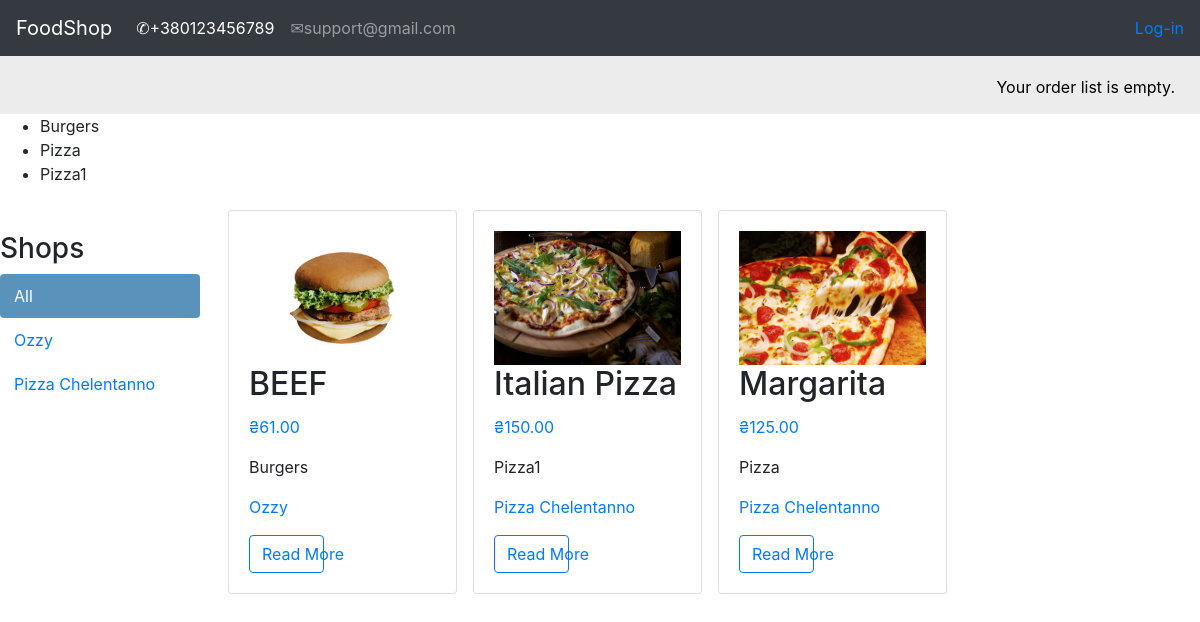
Before: / with the older database file.
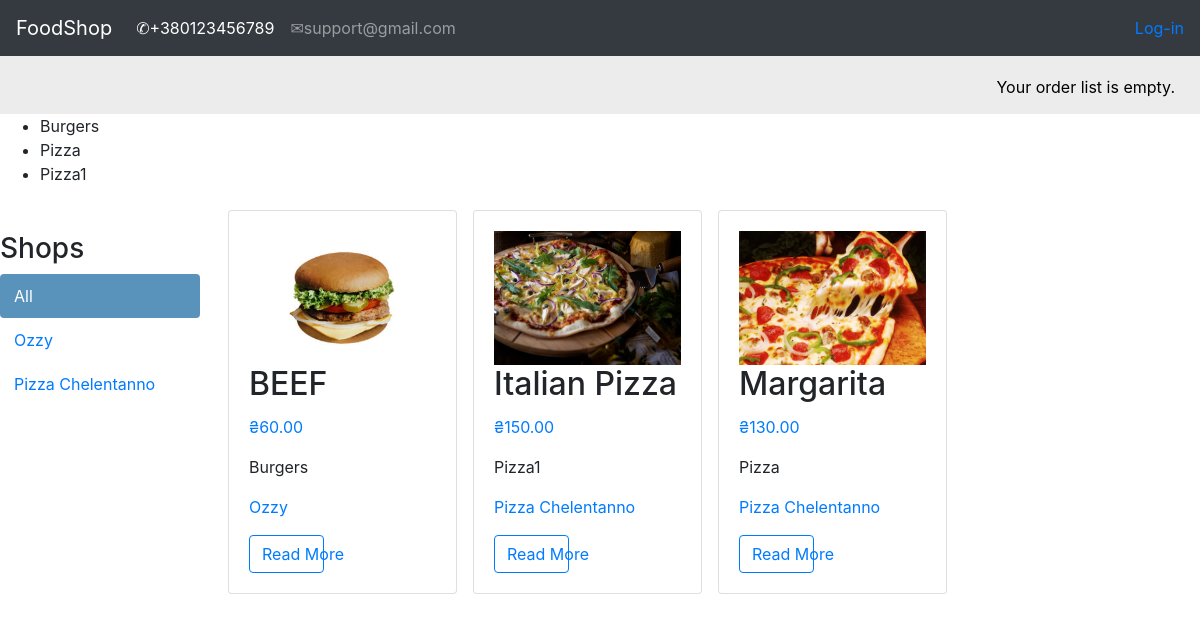
After: the same page with the newer database file.
### shop/models.py (models this page shows, shortened)
class Category(models.Model):
    name = models.CharField(max_length=150, db_index=True)
    slug = models.SlugField(max_length=150, db_index=True, unique=True)
    class Meta:
        ordering = ('name',)
        default_related_name = "category"
    def __str__(self):
        return self.name

class Shop(models.Model):
    name = models.CharField(max_length=150, db_index=True)
    slug = models.SlugField(max_length=150, db_index=True, unique=True)
    class Meta:
        ordering = ('name',)
        default_related_name = "shop"
    def __str__(self):
        return self.name

class Product(models.Model):
    shop = models.ForeignKey(Shop, on_delete=models.CASCADE)
    category = models.ForeignKey(Category, on_delete=models.CASCADE)
    name = models.CharField(max_length=150, db_index=True)
    slug = models.SlugField(max_length=150, db_index=True)
    image = models.ImageField(upload_to='image_products/%Y/%d/%m', default='image_products/no_img.png')
    description = models.TextField(blank=True)
    price = models.DecimalField(max_digits=10, decimal_places=2)
    available = models.BooleanField(default=True)
    created = models.DateTimeField(auto_now_add=True)
    updated = models.DateTimeField(auto_now=True)
    objects = ProductManager()
    class Meta:
        ordering = ('name',)
        index_together = (('id', 'slug'),)
        default_related_name = "products"
    def get_absolute_url(self):
        return reverse('product_detail',
                       args=[self.id, self.slug])
    def get_shop_slug(self):
        shop = Shop.objects.get(name=self.shop)
        shop = shop.slug
        return reverse('product_list_by_shop',
                       args=[shop])

### shop/views.py (the view)
# urls.py: path('', views.product_list, name='product_list'),
def product_list(request, shop_slug=None, category_slug=None):
    shop = None
    shops = Shop.objects.all()
    category = None
    categories = Category.objects.all()
    products = Product.objects.available()
    if shop_slug:
        shop = Shop.objects.get(slug=shop_slug)
        products = products.filter(shop=shop)
    if category_slug:
        category = Category.objects.get(slug=category_slug)
        products = products.filter(category=category)
    return render(request, 'shop/index.html',
                  {'product_list': products,
                   'category': category,
                   'categories': categories,
                   'shop': shop,
                   'shops': shops})

### orderlist/context_processors.py (called while the page is built)
def orderlist(request):
    return {'orderlist': OrderList(request)}

### orderlist/orderlist.py (called while the page is built)
    def __len__(self):
        return sum(item['count'] for item in self.orderlist.values())

### shop/models.py (called while the page is built)
    def available(self):
        return self.filter(available=True)

    def get_query_set(self):
        return ProductQuerySet(self.model)

    def available(self):
        return self.get_query_set().available()

### templates/shop/index.html (shortened to what this page needs)
{% extends 'shop/base.html' %}
{% load static %}
{% block context %}
<body>
<div id="sidebar">
        <h3>Shops</h3>
        <ul>
            <li {% if not shop %} class="selected"{% endif %}>
                <a href="{% url 'product_list' %}">All</a>
            </li>
            {% for c in shops %}
                <li {% if shop.slug == c.slug %} class="selected"{% endif %}>
                    <a href="{% url 'product_list_by_shop' c.slug%}">{{ c.name }}</a>
                </li>
            {% endfor %}
        </ul>
    </div>
<div class="row">
      {% for product in product_list %}
        <div class="post-item col-12 col-sm-6 col-md-6 col-lg-3 p-2">
          <div class="card h-100">
            <div class="card-body card-flex">
              <img src="{{ product.image.url }}" style="width:100%; height:100%">
              <h2 class="card-title">{{ product.name }}</h2>
              <p class="text-primary">₴{{ product.price}}</p>
              <p class="card-text">{{product.category|safe | truncatewords:10 }}</p>
              <p class="card-text"><a href="{{ product.get_shop_slug }}">
                  {{product.shop|safe | truncatewords:10 }}</a></p>
              <a href="{{ product.get_absolute_url }}" style="width:40%" class="btn btn-outline-primary">Read More</a>
            </div>
          </div>
        </div>
      {% endfor %}
    </div>
</body>
</html>
{% endblock context %}

### templates/shop/base.html (shortened to what this page needs)
{% load static %}
<html lang="en">
<head>
    <link rel="stylesheet" href="https://maxcdn.bootstrapcdn.com/bootstrap/4.0.0/css/bootstrap.min.css">
    <link rel="stylesheet" type="text/css" href="{% static '/css/base.css' %}">
</head>
<body>
<nav class="navbar navbar-expand-lg navbar-dark bg-dark">
  <a class="navbar-brand" href="{% url 'product_list' %}">FoodShop</a>
  <div class="collapse navbar-collapse" id="navbarSupportedContent">
    <ul class="navbar-nav mr-auto">
      <li class="nav-item active">
        <a class="nav-link" href="#">&#9990;+380123456789<span class="sr-only">(current)</span></a>
      </li>
      <li class="nav-item">
        <a class="nav-link" href="#">&#9993;support@gmail.com</a>
      </li>
    </ul>
      <span class="user">
        {% if request.user.is_authenticated %}
          Hello <a href="{% url 'edit' %}">{{ request.user.username }},</a>
          <a href="{% url 'logout' %}">Logout</a>
        {% else %}
            <a href="{% url 'login' %}">Log-in</a>
        {% endif %}
    </span>
  </div>
</nav>
<div id="subheader">
 <div class="order-list">
          {% with total_items=orderlist|length %}
            {% if orderlist|length > 0 %}
                Your order list contains:
                <a href="{% url 'orderlist:orderlist_detail' %}">
                    {{ total_items }} item{{ total_items|pluralize }},
                    ₴{{ orderlist.get_total_price }}
                </a>
            {% else %}
                Your order list is empty.
            {% endif %}
        {% endwith %}
      </div>
 </div>
<div id="carouselExampleSlidesOnly" class="carousel slide" data-ride="carousel">
  <div class="carousel-inner">
    <div class="carousel-item active">
      <ul>
      {% for c in categories %}
          <li>
              {{c.name}}
          </li>
      {% endfor %}
      </ul>
    </div>
    <a class="carousel-control-prev" href="#" role="button" data-slide="prev">
    <span class="carousel-control-prev-icon" aria-hidden="true"></span>
  </a>
  <a class="carousel-control-next" href="#" role="button" data-slide="next">
    <span class="carousel-control-next-icon" aria-hidden="true"></span>
  </a>
  </div>
</div>
{% block context %}
{% endblock context %}
{% load static %}
</body>
</html>

### static/css/base.css (style rules this page uses)
html { overflow-x: hidden; }
.order-list { color: white; }
#subheader { background:#ececec; color:#444; padding:15px 100px; overflow:auto; }
#subheader .order-list { float:right; color:black; padding-top:4px; margin-right: -75px; }
.user { color:white; }
#sidebar { width:220px; padding:30px 20px 0 0; float:left; }
#sidebar ul { margin:0; padding:0; }
#sidebar ul li { margin:0; list-style:none; padding:10px 14px; }
#sidebar ul li a { display:block; }
#sidebar ul li.selected { background:#5993bb; border-radius:4px; }
#sidebar ul li.selected a { color:#fff; }
.card-flex { display:flex; flex-direction:column; justify-content:space-between; }

Changed rows visible on the page:
changed Product "BEEF": price "61.00" → "60.00"
changed Product "Margarita": price "125.00" → "130.00"
